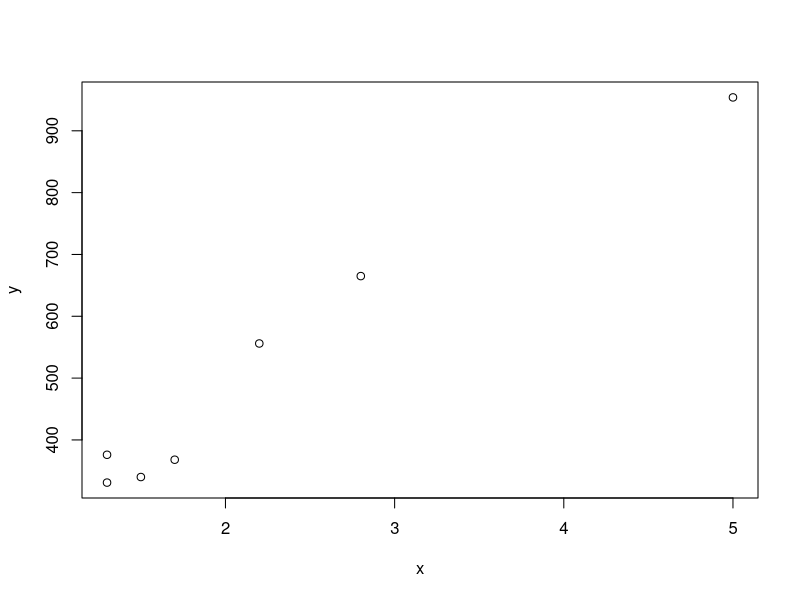
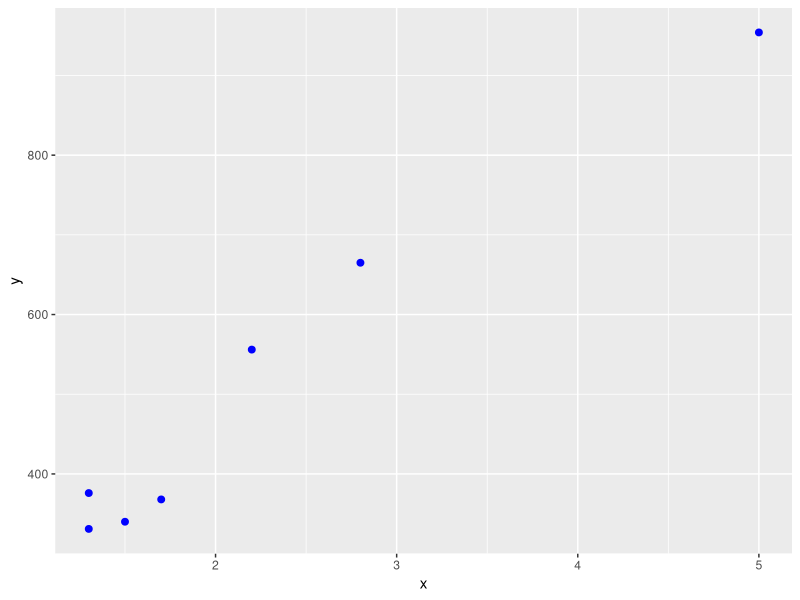

Write R code to recreate these figures, in order. (Note: this script raises an error after producing the figures.)
data = data.frame(x=c(1.7, 1.5, 2.8, 5, 1.3, 2.2, 1.3), y=c(368, 340, 665, 954, 331, 556, 376))
library(tidyverse)

model = lm(data$y ~ data$x, data=data)
summary(model)
plot(data)

ggplot(data=data, mapping=aes(x=x, y=y)) + geom_point(size=2, color="blue")
+ geom_smooth(se=FALSE,
              method="lm",
              )

abline(model)
predict(model, newdata=data.frame(x=c(5.8, 5.8, 5.8, 5.8, 5.8, 5.9, 5.8)))
y = coef(model)[2] * 1.7 + coef(model)[1]
y
x=c(c(10,20),c(20,30))